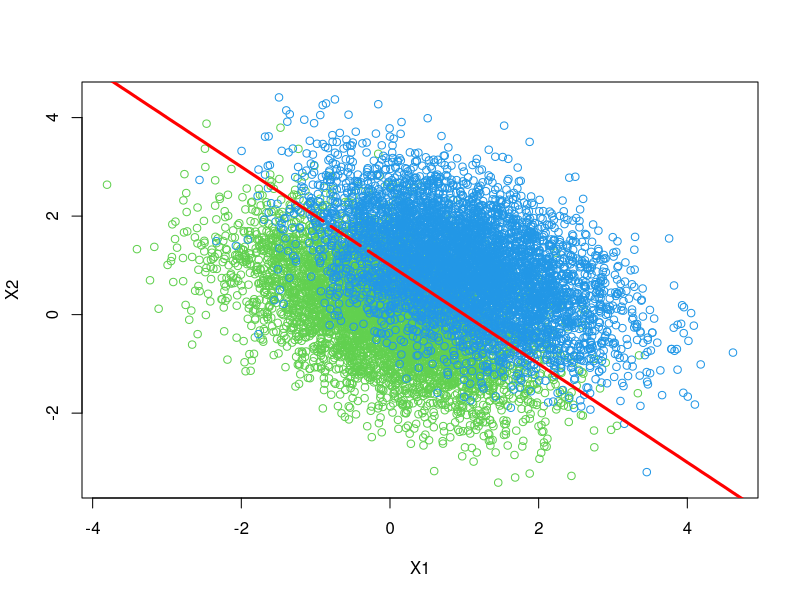
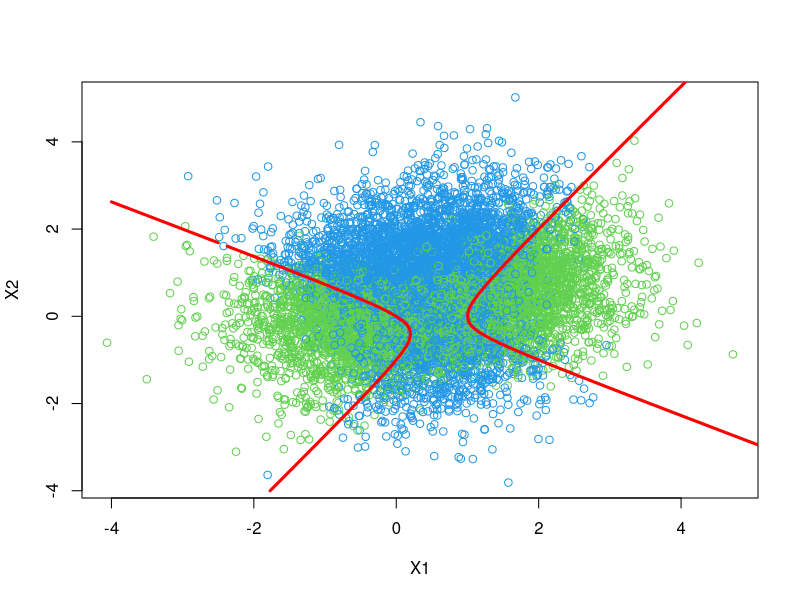
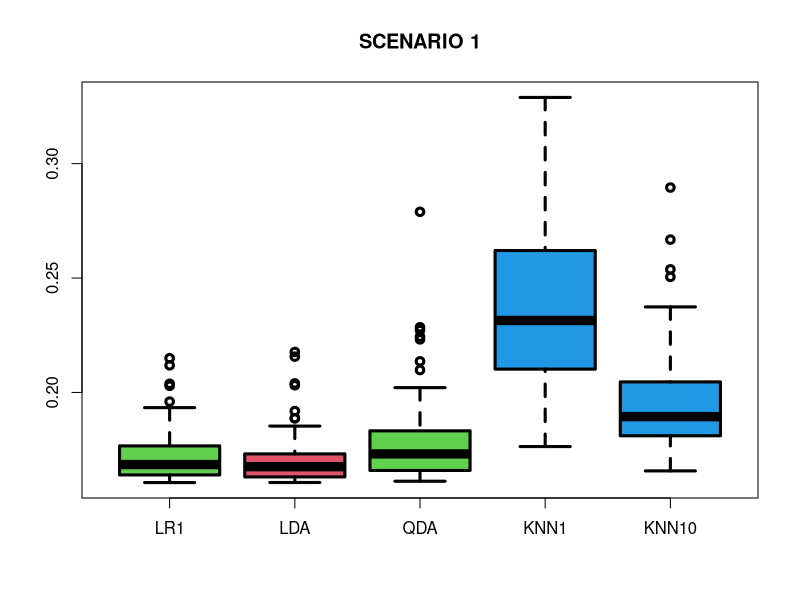
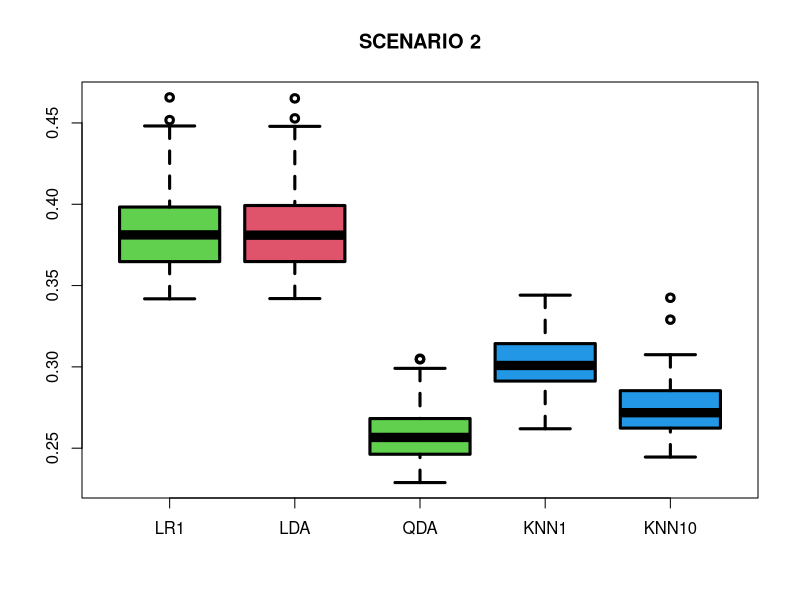

Write R code to recreate these figures, in order.
library(mvtnorm)

### Function for data generation from scenario 1
dg2 <- function(ss) {
  sig <- matrix(c(1, -.5, -.5, 1), 2, 2)
  tr <- rbind(rmvnorm(ss, mean = c(0,0), sigma = sig),
              rmvnorm(ss, mean = c(1,1), sigma = sig))
  tr <- cbind(rep(c(0,1), each = ss), tr)
  tr <- data.frame(tr)
  names(tr) <- c("class", "X1", "X2")
  tr
}
d2 <- dg2(5000)
plot(d2[,2:3], col = d2$class + 3, pch = 1)

pDens1 <- function(xy, clss = "green")
{
  ### This function takes an argument xy and applies the density for 
  ### class green or class blue
  
  if(clss == "green") {mm <- c(0,0); ss <- matrix(c(1, -.5, -.5, 1), 2, 2)}
  if(clss == "blue") {mm <- c(1,1); ss <- matrix(c(1, -.5, -.5, 1), 2, 2)}
  out <- dmvnorm(x = xy, mean = mm, sigma = ss)
  out
}

dom <- seq(-5, 5, .1)
grid <- expand.grid(dom, dom)
dfgrid <- data.frame(grid)
names(dfgrid) <- c("X1", "X2")

### Create a vector to store results
outputG <- numeric(dim(dfgrid)[1])
outputB <- numeric(dim(dfgrid)[1])

### Run the function for each x,y pair in the domain "dom"
for (i in 1:dim(dfgrid)[1])
{
  outputG[i] <- pDens1(xy = dfgrid[i,], clss = "green")
  outputB[i] <- pDens1(xy = dfgrid[i,], clss = "blue")
}

### Posterior probabilities
posts <- outputG*(1/2) / (outputG*(1/2) + outputB*(1/2))

### Bayes decision boundary for dg4.
pmat <- matrix(posts, length(dom))
contour(dom, dom, pmat, levels=0.5, labels="", xlab="", ylab="",
        axes=FALSE, add = TRUE, lwd = 3, col = "red")

### Function for data generation from scenario 2
dg5 <- function(ss) {
  sig <- diag(2)
  tr <- rbind(rmvnorm(ss, mean = c(0,0), sigma = sig),
              rmvnorm(ss, mean = c(1,1), sigma = sig))
  tr <- data.frame(tr)
  names(tr) <- c( "X1", "X2")
  attach(tr)
  probs <- exp(X1 + X2 - X1^2 + X2^2 - X1*X2) / 
    (1 + exp(X1 + X2 - X1^2 + X2^2 - X1*X2))
  inds <- rbinom(n = length(probs), size = 1, prob = probs)
  detach(tr)
  tr <- cbind(inds, tr)
  tr <- data.frame(tr)
  names(tr) <- c("class", "X1", "X2")
  tr
}
d5 <- dg5(5000)
plot(d5[,2:3], col = d5$class + 3, pch = 1)

### Bayes decision boundary for dg5.
dom <- seq(-4, 6, .1)
grid <- expand.grid(dom, dom)
dfgrid <- data.frame(grid)
names(dfgrid) <- c("X1", "X2")
attach(dfgrid)
pgrid <- exp(X1 + X2 - X1^2 + X2^2 - X1*X2) / 
  (1 + exp(X1 + X2 - X1^2 + X2^2 - X1*X2))
detach(dfgrid)
pmat <- matrix(pgrid, length(dom))
contour(dom, dom, pmat, levels=0.5, labels="", xlab="", ylab="",
        axes=FALSE, add = TRUE, lwd = 3, col = "red")

### Function to get overall error from a confusion table
err <- function(v1, v2) {
  tab <- table(v1, v2)
  err <- (tab/sum(tab))[1,2] + (tab/sum(tab))[2,1]
  err
}

### Function to get the error rates from 5 models
simFun <- function(dat, test) {
  ### The argument dat is a data frame generated by one of the 
  ### "dg" functions defined above.
  
  ### Logistic regression with only linear predictors
  lr1 <- glm(class ~ X1 + X2, data = dat, family = "binomial")
  lr1P <- predict(lr1, newdata = test, type = "response") # probabilities
  lr1C <- as.numeric(lr1P >= .5)                           # 0s and 1s
  ### LDA
  lda <- lda(class ~ X1 + X2, data = dat)
  ldaC <- predict(lda, newdata = test)$class
  ldaC <- as.numeric(as.character(ldaC))
  ### QDA
  qda <- qda(class ~ X1 + X2, data = dat)
  qdaC <- predict(qda, newdata = test)$class
  qdaC <- as.numeric(as.character(qdaC))
  ### KNN-1
  knn1 <- knn(train = dat[,2:3], cl = dat[,1], test = test[,2:3], 
               k = 1, prob = TRUE)
  knn1 <- as.numeric(as.character(knn1))
  ### KNN-10
  knn10 <- knn(train = dat[,2:3], cl = dat[,1], test = test[,2:3], 
              k = 10, prob = TRUE)
  knn10 <- as.numeric(as.character(knn10))
  errs <- c(err(lr1C, test[,1]), 
            err(ldaC, test[,1]), err(qdaC, test[,1]),
            err(knn1, test[,1]), err(knn10, test[,1]) )
  errs
}



### Load packages
library(MASS) # for LDA and QDA
library(class) # for KNN

###############################################################################
### SCENARIO 2 ################################################################
###############################################################################

### Set seed for reproducibility
set.seed(294850)

### Generate testing set
test2 <- dg2(10000)

### How many replications?
R <- 100
### Create a placeholder to store output
out2 <- matrix(0, R, 5)

### Generate 100 training data sets. For each data set determine
### the error rate on the test set using each method
for (i in 1:R) {
  out2[i,] <- simFun(dat = dg2(20), test = test2)
}

out2 <- data.frame(out2)
names(out2) <- c("LR1", "LDA", "QDA", "KNN1", "KNN10")
boxplot(out2, col = c(3, 2, 3, 4, 4), lwd = 3, main = "SCENARIO 1")

###############################################################################
### SCENARIO 5 ################################################################
###############################################################################

### Set seed for reproducibility
set.seed(222222)

### Generate testing set
test5 <- dg5(10000)

### How many replications?
R <- 100
### Create a placeholder to store output
out5 <- matrix(0, R, 5)

### Generate 100 training data sets. For each data set determine
### the error rate on the test set using each method
for (i in 1:R) {
  out5[i,] <- simFun(dat = dg5(50), test = test5)
}

out5 <- data.frame(out5)
names(out5) <- c("LR1", "LDA", "QDA", "KNN1", "KNN10")
boxplot(out5, col = c( 3, 2, 3, 4, 4), lwd = 3, main = "SCENARIO 2")